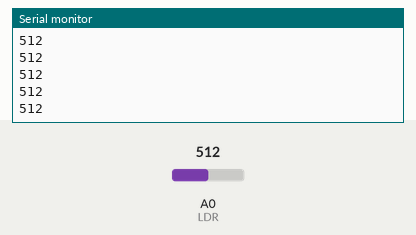
Simulated run of this sketch. Board: Arduino Uno, built with avr-gcc and run on an emulated ATmega328P. On the bench: the last lines printed to the serial monitor. The inputs (shaded band) are chosen by the test bench; at power-on: A0 (LDR) = 512.

Above: at 1.2 s.
1.3 s: A0 (LDR) set to 716
At 1.32 s:
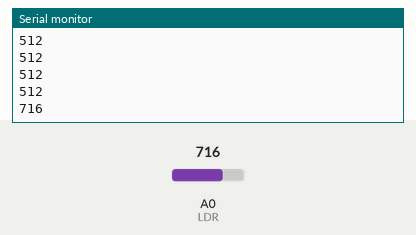
2.8 s: A0 (LDR) set to 900
At 2.83 s:
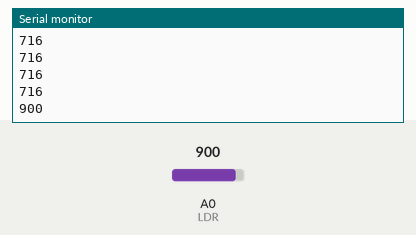
Timing chart, 0 to 5.8 s (numbered marks = the images above; inputs shaded):
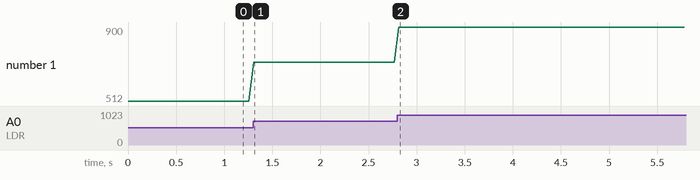

Measured:
- after the input at 1.3 s, the serial monitor: prints a new line at once (image 1)
- after the input at 2.8 s, the serial monitor: prints a new line at once (image 2)
- plotted number 1: 512 → 716 after the input at 1.3 s, 716 → 900 after the input at 2.8 s

The sketch:

input_device_code.ino
```cpp
// Photo resistor SETUP
int LDR = 0;//define a pin for Photo resistor
void setup() {
  pinMode(LDR, INPUT);
   Serial.begin(9600); //Begin serial communcation
}
void loop() {
   int v = analogRead(LDR);
   Serial.println(v);
   delay(50);
 }
```
